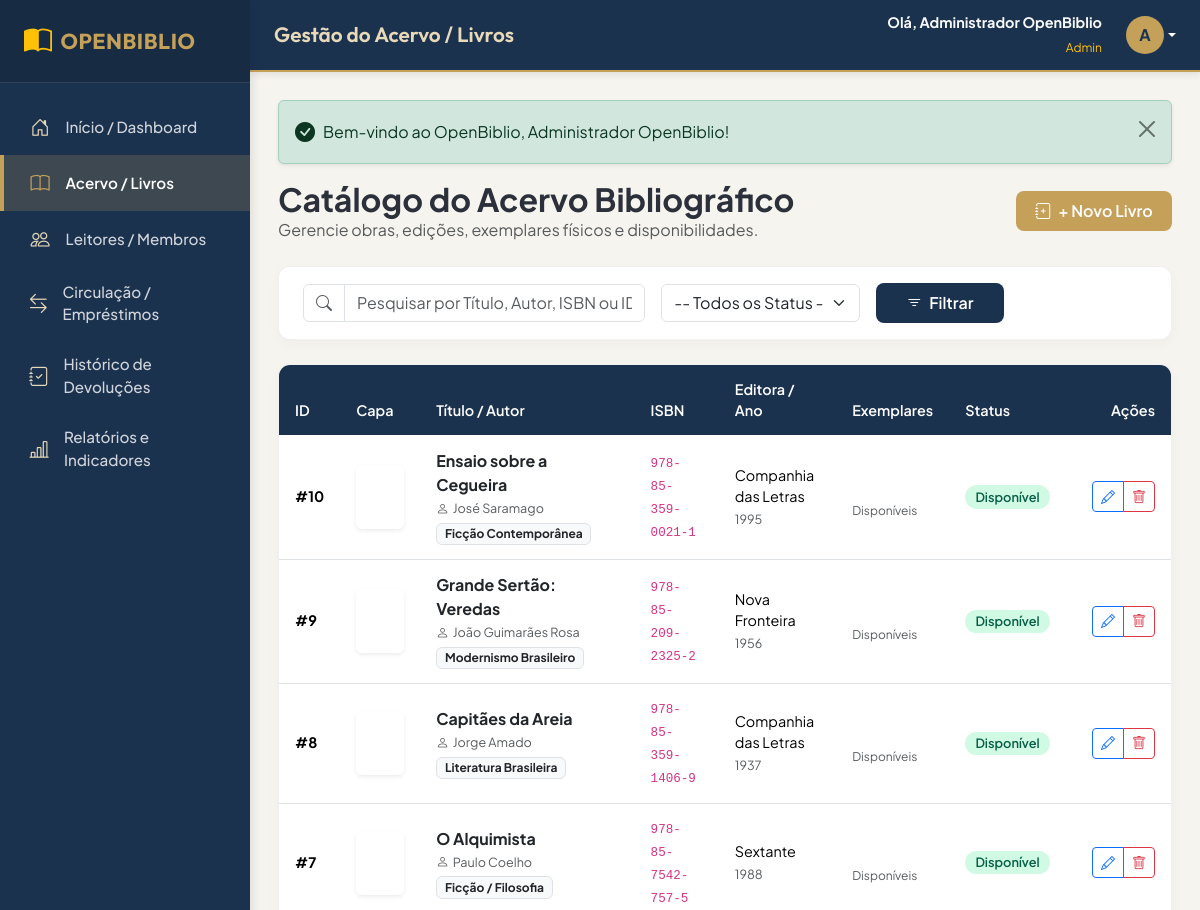
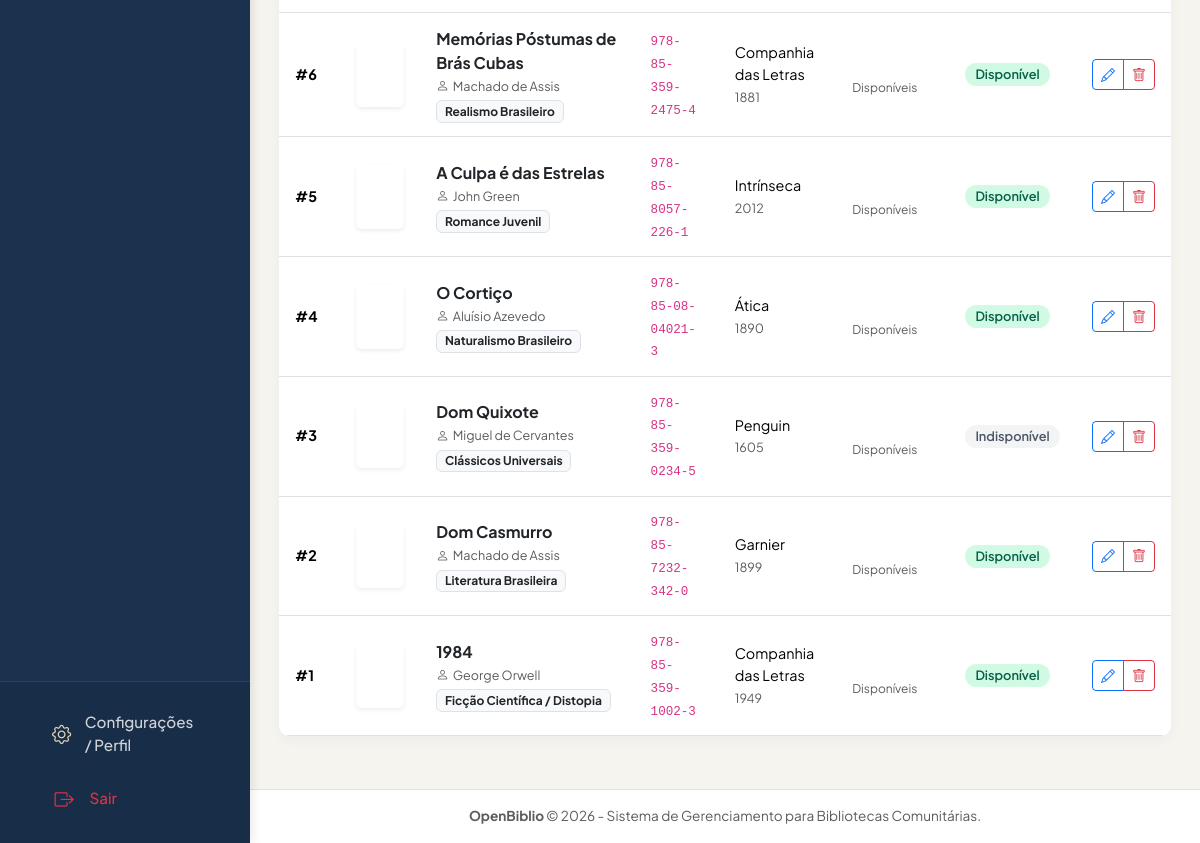
Screenshot of /livros.php (signed in) with the database file from the repository (2 pictures, top to bottom).
### tables this page shows
CREATE TABLE `livros` (
  `id` INT AUTO_INCREMENT PRIMARY KEY,
  `titulo` VARCHAR(200) NOT NULL,
  `autor` VARCHAR(150) NOT NULL,
  `isbn` VARCHAR(20) UNIQUE NULL,
  `editora` VARCHAR(100) NULL,
  `ano_publicacao` INT NULL,
  `categoria` VARCHAR(100) NULL,
  `descricao` TEXT NULL,
  `capa` VARCHAR(255) NULL,
  `quantidade_total` INT NOT NULL DEFAULT 0,
  `quantidade_disponivel` INT NOT NULL DEFAULT 0,
  `status` ENUM('Disponível', 'Indisponível') NOT NULL DEFAULT 'Disponível',
  `ativo` TINYINT(1) NOT NULL DEFAULT 1,
  `criado_em` TIMESTAMP DEFAULT CURRENT_TIMESTAMP,
  `atualizado_em` TIMESTAMP DEFAULT CURRENT_TIMESTAMP ON UPDATE CURRENT_TIMESTAMP,
  INDEX `idx_livros_titulo` (`titulo`),
  INDEX `idx_livros_autor` (`autor`),
  INDEX `idx_livros_isbn` (`isbn`),
  INDEX `idx_livros_ativo` (`ativo`)
);

### config/auth.php (called while the page is built, shortened)
<?php
function isLoggedIn(): bool {
    return isset($_SESSION['usuario_id']) && !empty($_SESSION['usuario_id']);
}
function isAdmin(): bool {
    return isLoggedIn() && (($_SESSION['usuario_perfil'] ?? '') === 'admin');
}

### livros.php (the view, shortened to what this page needs)
<?php
$db = getDBConnection();
$busca = trim($_GET['busca'] ?? '');
$paginaAtual = max(1, (int)($_GET['pagina'] ?? 1));
$itensPorPagina = 10;
$offset = ($paginaAtual - 1) * $itensPorPagina;
$where = ["b.ativo = 1"];
$params = [];
$whereSql = implode(" AND ", $where);
$query = "
    SELECT b.*,
           (SELECT COUNT(*) FROM exemplares ex WHERE ex.livro_id = b.id AND ex.status != 'Inativo') AS total_exemplares_reais,
           (SELECT COUNT(*) FROM exemplares ex WHERE ex.livro_id = b.id AND ex.status = 'Disponível') AS disponiveis_reais
    FROM livros b
    WHERE {$whereSql}
    ORDER BY b.id DESC
    LIMIT {$itensPorPagina} OFFSET {$offset}
";
$stmtLivros = $db->prepare($query);
$stmtLivros->execute($params);
$livros = $stmtLivros->fetchAll();
include __DIR__ . '/includes/header.php';
?>
<div class="d-flex flex-wrap justify-content-between align-items-center mb-4 gap-3">
    <div>
        <h2 class="font-outfit fw-bold m-0 text-navy">Catálogo do Acervo Bibliográfico</h2>
        <p class="text-muted m-0">Gerencie obras, edições, exemplares físicos e disponibilidades.</p>
    </div>
    <a href="livro_cadastrar.php" class="btn btn-gold">
        <i class="bi bi-journal-plus me-1"></i> + Novo Livro
    </a>
</div>
<div class="card-ob mb-4">
    <div class="card-ob-body py-3">
        <form method="GET" action="livros.php" class="row g-3 align-items-center">
            <div class="col-md-6 col-lg-5">
                <div class="input-group">
                    <span class="input-group-text bg-white"><i class="bi bi-search text-muted"></i></span>
                    <input type="text" name="busca" class="form-control" placeholder="Pesquisar por Título, Autor, ISBN ou ID..." value="<?= htmlspecialchars($busca) ?>">
                </div>
            </div>
            <div class="col-md-4 col-lg-3">
                <select name="status" class="form-select">
                    <option value="">-- Todos os Status --</option>
                </select>
            </div>
            <div class="col-md-2 col-lg-2">
                <button type="submit" class="btn btn-navy w-100">
                    <i class="bi bi-filter me-1"></i> Filtrar
                </button>
            </div>
        </form>
    </div>
</div>
<div class="card-ob">
    <div class="card-ob-body p-0">
        <div class="table-responsive">
            <table class="table table-hover table-ob mb-0 align-middle">
                <thead>
                    <tr>
                        <th>ID</th>
                        <th>Capa</th>
                        <th>Título / Autor</th>
                        <th>ISBN</th>
                        <th>Editora / Ano</th>
                        <th>Exemplares</th>
                        <th>Status</th>
                        <th class="text-end">Ações</th>
                    </tr>
                </thead>
                <tbody>
                    <?php if (empty($livros)): ?>
                        <tr>
                            <td colspan="8" class="text-center text-muted py-4">Nenhum registro encontrado no acervo.</td>
                        </tr>
                    <?php else: ?>
                        <?php foreach ($livros as $livro): ?>
                            <tr>
                                <td><strong>#<?= $livro['id'] ?></strong></td>
                                <td style="width: 60px;">
                                    <?php if (!empty($livro['capa']) && file_exists(__DIR__ . '/uploads/capas/' . $livro['capa'])): ?>
                                        <img src="uploads/capas/<?= htmlspecialchars($livro['capa']) ?>" alt="Capa" class="rounded shadow-sm" style="width: 48px; height: 64px; object-fit: cover;">
                                    <?php else: ?>
                                        <div class="rounded bg-navy text-white d-flex align-items-center justify-content-center shadow-sm" style="width: 48px; height: 64px; font-size: 1.2rem;">
                                            <i class="bi bi-book"></i>
                                        </div>
                                    <?php endif; ?>
                                </td>
                                <td>
                                    <div class="fw-bold text-dark" style="font-size: 1rem;"><?= htmlspecialchars($livro['titulo']) ?></div>
                                    <small class="text-muted"><i class="bi bi-person me-1"></i><?= htmlspecialchars($livro['autor']) ?></small>
                                    <?php if (!empty($livro['categoria'])): ?>
                                        <br><span class="badge bg-light text-dark border mt-1" style="font-size: 0.75rem;"><?= htmlspecialchars($livro['categoria']) ?></span>
                                    <?php endif; ?>
                                </td>
                                <td><code><?= htmlspecialchars($livro['isbn'] ?: 'N/A') ?></code></td>
                                <td>
                                    <div><?= htmlspecialchars($livro['editora'] ?: '-') ?></div>
                                    <small class="text-muted"><?= htmlspecialchars($livro['ano_publicacao'] ?: '-') ?></small>
                                </td>
                                <td>
                                    <span class="badge bg-navy fs-6"><?= $livro['disponiveis_reais'] ?> / <?= $livro['total_exemplares_reais'] ?></span>
                                    <div style="font-size: 0.75rem;" class="text-muted">Disponíveis</div>
                                </td>
                                <td>
                                    <?php if ($livro['disponiveis_reais'] > 0): ?>
                                        <span class="badge badge-status badge-disponivel">Disponível</span>
                                    <?php else: ?>
                                        <span class="badge badge-status badge-indisponivel">Indisponível</span>
                                    <?php endif; ?>
                                </td>
                                <td class="text-end">
                                    <div class="btn-group btn-group-sm">
                                        <a href="livro_editar.php?id=<?= $livro['id'] ?>" class="btn btn-outline-primary" title="Editar Livro">
                                            <i class="bi bi-pencil"></i>
                                        </a>
                                        <?php if (isAdmin()): ?>
                                            <button type="button" class="btn btn-outline-danger" data-bs-toggle="modal" data-bs-target="#modalExcluirLivro<?= $livro['id'] ?>" title="Excluir ou Inativar (Admin)">
                                                <i class="bi bi-trash"></i>
                                            </button>
                                        <?php endif; ?>
                                    </div>
                                </td>
                            </tr>
                        <?php endforeach; ?>
                    <?php endif; ?>
                </tbody>
            </table>
        </div>
    </div>
</div>
<?php include __DIR__ . '/includes/footer.php'; ?>

### css/style.css (style rules this page uses)
:root { --ob-navy-dark: #1b324f; --ob-navy-medium: #24426b; --ob-navy-light: #2d5284; --ob-gold-primary: #c5a059; --ob-gold-hover: #b38d44; --ob-gold-light: #e8d9b8; --ob-gold-bg: #f8f4ec; --ob-bg-main: #f5f4ef; --ob-bg-card: #ffffff; --ob-text-main: #2b303a; --ob-text-muted: #6c757d; --ob-border-color: #e2e8f0; --ob-success: #10b981; --ob-danger: #ef4444; --ob-warning: #f59e0b; --ob-info: #3b82f6; --sidebar-width: 250px; }
body { font-family: 'Plus Jakarta Sans', 'Outfit', system-ui, -apple-system, sans-serif; background-color: var(--ob-bg-main); color: var(--ob-text-main); margin: 0; padding: 0; min-height: 100vh; overflow-x: hidden; }
.card-ob { background: var(--ob-bg-card); border: 1px solid rgba(0,0,0,0.06); border-radius: 12px; box-shadow: 0 4px 12px rgba(0, 0, 0, 0.03); margin-bottom: 1.5rem; overflow: hidden; transition: transform 0.2s ease, box-shadow 0.2s ease; }
.card-ob-body { padding: 1.5rem; }
.btn-gold { background-color: var(--ob-gold-primary); color: #ffffff; border: none; font-weight: 600; padding: 0.5rem 1.2rem; border-radius: 8px; transition: all 0.2s ease; }
.btn-navy { background-color: var(--ob-navy-dark); color: #ffffff; border: none; font-weight: 600; padding: 0.5rem 1.2rem; border-radius: 8px; transition: all 0.2s ease; }
.badge-status { padding: 0.4em 0.8em; font-weight: 600; border-radius: 20px; font-size: 0.8rem; }
.badge-disponivel { background-color: #d1fae5; color: #065f46; }
.badge-indisponivel { background-color: #f3f4f6; color: #4b5563; }
.table-ob { background: #ffffff; border-radius: 8px; overflow: hidden; }
.table-ob th { background-color: var(--ob-navy-dark); color: #ffffff; font-weight: 600; font-size: 0.9rem; border: none; padding: 0.85rem 1rem; }
.table-ob td { vertical-align: middle; padding: 0.85rem 1rem; font-size: 0.9rem; }

### rows the page displays
livros: id "10", titulo "Ensaio sobre a Cegueira", autor "José Saramago", categoria "Ficção Contemporânea", isbn "978-85-359-0021-1", editora "Companhia das Letras", ano_publicacao "1995", shows "Disponível"
livros: id "9", titulo "Grande Sertão: Veredas", autor "João Guimarães Rosa", categoria "Modernismo Brasileiro", isbn "978-85-209-2325-2", editora "Nova Fronteira", ano_publicacao "1956", shows "Disponível"
livros: id "8", titulo "Capitães da Areia", autor "Jorge Amado", categoria "Literatura Brasileira", isbn "978-85-359-1406-9", editora "Companhia das Letras", ano_publicacao "1937", shows "Disponível"
livros: id "7", titulo "O Alquimista", autor "Paulo Coelho", categoria "Ficção / Filosofia", isbn "978-85-7542-757-5", editora "Sextante", ano_publicacao "1988", shows "Disponível"
livros: id "6", titulo "Memórias Póstumas de Brás Cubas", autor "Machado de Assis", categoria "Realismo Brasileiro", isbn "978-85-359-2475-4", editora "Companhia das Letras", ano_publicacao "1881", shows "Disponível"
livros: id "5", titulo "A Culpa é das Estrelas", autor "John Green", categoria "Romance Juvenil", isbn "978-85-8057-226-1", editora "Intrínseca", ano_publicacao "2012", shows "Disponível"
livros: id "4", titulo "O Cortiço", autor "Aluísio Azevedo", categoria "Naturalismo Brasileiro", isbn "978-85-08-04021-3", editora "Ática", ano_publicacao "1890", shows "Disponível"
livros: id "3", titulo "Dom Quixote", autor "Miguel de Cervantes", categoria "Clássicos Universais", isbn "978-85-359-0234-5", editora "Penguin", ano_publicacao "1605", shows "Indisponível"
livros: id "2", titulo "Dom Casmurro", autor "Machado de Assis", categoria "Literatura Brasileira", isbn "978-85-7232-342-0", editora "Garnier", ano_publicacao "1899", shows "Disponível"
livros: id "1", titulo "1984", autor "George Orwell", categoria "Ficção Científica / Distopia", isbn "978-85-359-1002-3", editora "Companhia das Letras", ano_publicacao "1949", shows "Disponível"

### other values shown
$pageHeaderTitle "Gestão do Acervo / Livros"
$user['nome'] "Administrador OpenBiblio"
$user['perfil'] "Admin"
substr($user['nome'] ?? 'A', 0, 1) "A"
$msg['message'] "Bem-vindo ao OpenBiblio, Administrador OpenBiblio!"
